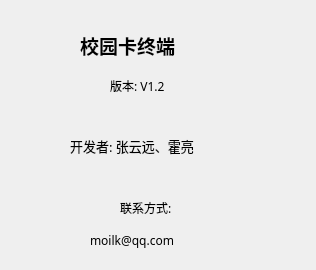
<?xml version="1.0" encoding="UTF-8"?>
<ui version="4.0">
 <class>aboutDialog</class>
 <widget class="QDialog" name="aboutDialog">
  <property name="geometry">
   <rect>
    <x>0</x>
    <y>0</y>
    <width>316</width>
    <height>270</height>
   </rect>
  </property>
  <property name="minimumSize">
   <size>
    <width>316</width>
    <height>270</height>
   </size>
  </property>
  <property name="maximumSize">
   <size>
    <width>316</width>
    <height>270</height>
   </size>
  </property>
  <property name="windowTitle">
   <string>Dialog</string>
  </property>
  <widget class="QLabel" name="label">
   <property name="geometry">
    <rect>
     <x>80</x>
     <y>20</y>
     <width>161</width>
     <height>51</height>
    </rect>
   </property>
   <property name="font">
    <font>
     <family>默陌信笺手写体</family>
     <pointsize>14</pointsize>
     <weight>75</weight>
     <italic>false</italic>
     <bold>true</bold>
     <stylestrategy>PreferAntialias</stylestrategy>
     <kerning>true</kerning>
    </font>
   </property>
   <property name="text">
    <string>校园卡终端</string>
   </property>
  </widget>
  <widget class="QLabel" name="label_2">
   <property name="geometry">
    <rect>
     <x>70</x>
     <y>130</y>
     <width>211</width>
     <height>31</height>
    </rect>
   </property>
   <property name="font">
    <font>
     <family>默陌信笺手写体</family>
     <pointsize>10</pointsize>
    </font>
   </property>
   <property name="text">
    <string>开发者: 张云远、霍亮</string>
   </property>
  </widget>
  <widget class="QLabel" name="label_3">
   <property name="geometry">
    <rect>
     <x>110</x>
     <y>70</y>
     <width>121</width>
     <height>31</height>
    </rect>
   </property>
   <property name="font">
    <font>
     <family>默陌信笺手写体</family>
    </font>
   </property>
   <property name="text">
    <string>版本: V1.2</string>
   </property>
  </widget>
  <widget class="QLabel" name="label_4">
   <property name="geometry">
    <rect>
     <x>120</x>
     <y>200</y>
     <width>91</width>
     <height>16</height>
    </rect>
   </property>
   <property name="font">
    <font>
     <family>默陌信笺手写体</family>
    </font>
   </property>
   <property name="text">
    <string>联系方式:</string>
   </property>
  </widget>
  <widget class="QLabel" name="label_5">
   <property name="geometry">
    <rect>
     <x>90</x>
     <y>230</y>
     <width>161</width>
     <height>21</height>
    </rect>
   </property>
   <property name="font">
    <font>
     <family>默陌信笺手写体</family>
    </font>
   </property>
   <property name="text">
    <string>moilk@qq.com</string>
   </property>
  </widget>
 </widget>
 <resources/>
 <connections/>
</ui>
